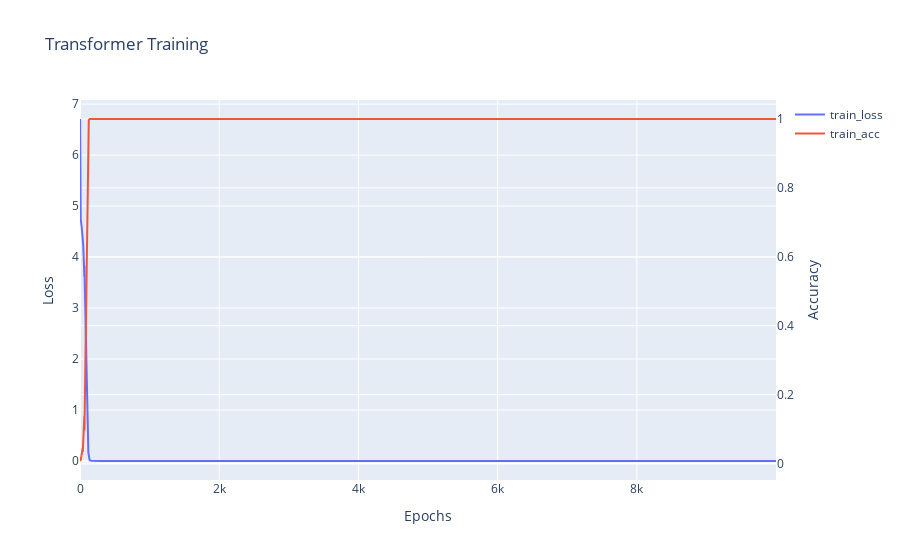

Notebook source saved alongside this figure:
### Code cell
fig = go.Figure()

# Add the first trace (y1)
fig.add_trace(go.Scatter(x=stats.index, y=stats['train_loss'], name='train_loss', mode='lines'))

# Add the second trace (y2) with secondary_y=True
fig.add_trace(go.Scatter(x=stats.index, y=stats['train_acc'], name='train_acc', mode='lines', yaxis="y2"))

# Update the layout to include the second y-axis
fig.update_layout(
    title='Transformer Training',
    xaxis_title='Epochs',
    yaxis_title='Loss',
    yaxis2=dict(
        title='Accuracy',
        overlaying='y',  # Overlay the second y-axis on top of the first
        side='right'     # Place the second y-axis on the right
    )
)

# Show the plot
fig.show()

### Figure 1 — Plotly figure (JSON) as saved in the notebook; plotly's stock layout.template omitted (floating-point values rounded to 4 significant figures; data arrays with more than 128 entries replaced by an {"elided": "..."} marker saying what was removed)
{"data": [{"mode": "lines", "name": "train_loss", "type": "scatter", "x": {"elided": "10000 int values"}, "y": {"elided": "10000 float values"}}, {"mode": "lines", "name": "train_acc", "type": "scatter", "x": {"elided": "10000 int values"}, "y": {"elided": "10000 float values"}, "yaxis": "y2"}], "layout": {"title": {"text": "Transformer Training"}, "xaxis": {"title": {"text": "Epochs"}}, "yaxis": {"title": {"text": "Loss"}}, "yaxis2": {"overlaying": "y", "side": "right", "title": {"text": "Accuracy"}}}}
